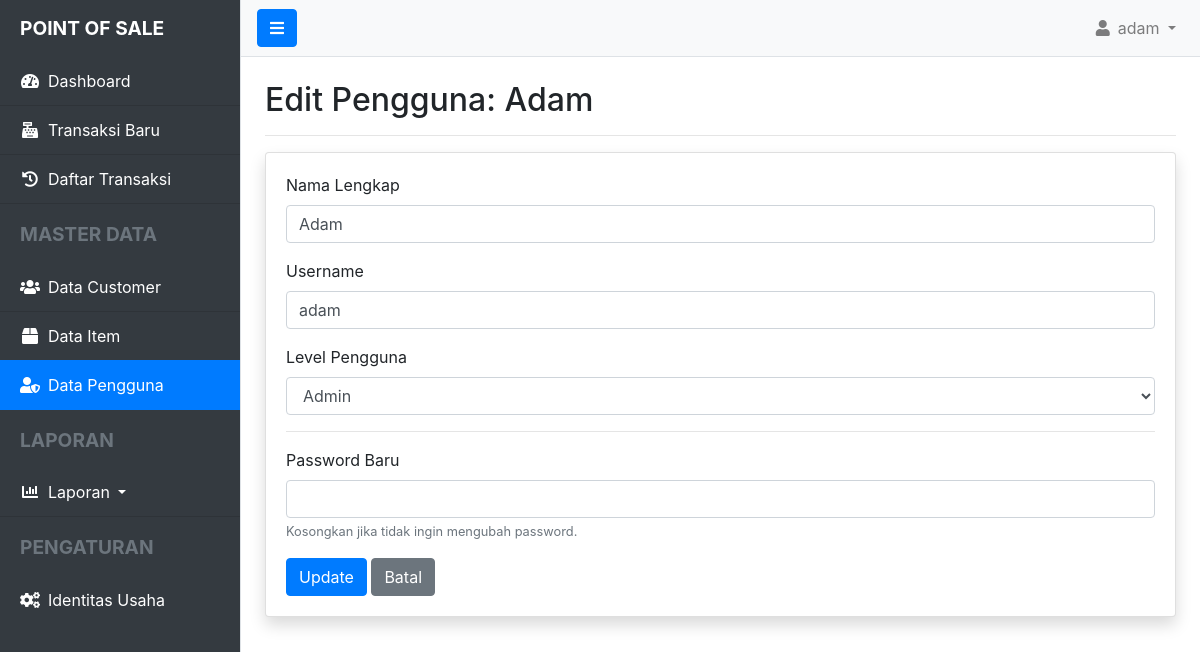
Page /index.php?controller=user&action=edit&id=2 (signed in) on the committed database.
### tables this page shows
CREATE TABLE `users` (
  `id_user` bigint UNSIGNED NOT NULL,
  `nama_user` varchar(255) NOT NULL,
  `username` varchar(255) NOT NULL,
  `password` varchar(255) NOT NULL,
  `id_level` bigint UNSIGNED NOT NULL
);

CREATE TABLE `levels` (
  `id_level` bigint UNSIGNED NOT NULL,
  `level` varchar(50) NOT NULL
);

### app/controllers/UserController.php (called while the page is built, shortened)
<?php
require_once __DIR__ . '../../models/UserModel.php';
require_once __DIR__ . '../../models/Level.php';
class UserController {
    public function edit($id) {
        $user = UserModel::find($id);
        $levels = Level::all();
        require __DIR__ . '/../views/layout/header.php';
        require __DIR__ . '/../views/layout/sidebar.php';
        require __DIR__ . '/../views/user/edit.php';
        require __DIR__ . '/../views/layout/footer.php';
    }
}

### index.php (called while the page is built, shortened)
<?php
require_once __DIR__ . '/routes.php';

### app/models/UserModel.php (called while the page is built, shortened)
<?php
class UserModel {
    public static function find($id) {
        $db = Database::getInstance();
        $stmt = $db->prepare("SELECT * FROM users WHERE id_user = ?");
        $stmt->execute([$id]);
        return $stmt->fetch();
    }
}

### app/models/Level.php (called while the page is built, shortened)
<?php
class Level {
    public static function all() {
        $db = Database::getInstance();
        return $db->query("SELECT * FROM levels ORDER BY level ASC")->fetchAll();
    }
}

### app/views/user/edit.php (the view, shortened to what this page needs)
<h2>Edit Pengguna: <?= htmlspecialchars($user['nama_user']); ?></h2>
<hr>
<div class="card shadow">
    <div class="card-body">
        <form action="index.php?controller=user&action=edit&id=<?= $user['id_user']; ?>" method="POST">
            <div class="form-group">
                <label for="nama_user">Nama Lengkap</label>
                <input type="text" name="nama_user" class="form-control" value="<?= htmlspecialchars($user['nama_user']); ?>" required>
            </div>
            <div class="form-group">
                <label for="username">Username</label>
                <input type="text" name="username" class="form-control" value="<?= htmlspecialchars($user['username']); ?>" required>
            </div>
            <div class="form-group">
                <label for="id_level">Level Pengguna</label>
                <select name="id_level" class="form-control" required>
                    <?php foreach ($levels as $level): ?>
                        <option value="<?= $level['id_level']; ?>" <?= ($level['id_level'] == $user['id_level']) ? 'selected' : ''; ?>>
                            <?= htmlspecialchars($level['level']); ?>
                        </option>
                    <?php endforeach; ?>
                </select>
            </div>
            <hr>
            <div class="form-group">
                <label for="password">Password Baru</label>
                <input type="password" name="password" class="form-control">
                <small class="form-text text-muted">Kosongkan jika tidak ingin mengubah password.</small>
            </div>
            <button type="submit" class="btn btn-primary">Update</button>
            <a href="index.php?controller=user&action=index" class="btn btn-secondary">Batal</a>
        </form>
    </div>
</div>

### app/views/layout/header.php (style rules this page uses)
body { overflow-x: hidden; }

### rows in the picture
users: nama_user "Adam", username "adam", id_level "Admin"

### other values in the picture
$_SESSION['username'] "adam"
